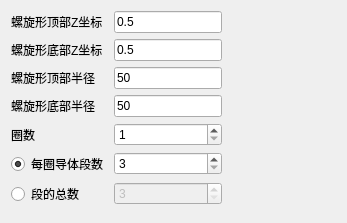
           <widget class="QWidget" name="tab_3">
            <attribute name="title">
             <string>螺旋形</string>
            </attribute>
            <layout class="QGridLayout" name="gridLayout_17">
             <item row="0" column="0">
              <layout class="QGridLayout" name="gridLayout_16">
               <item row="0" column="0">
                <widget class="QLabel" name="label_42">
                 <property name="text">
                  <string>螺旋形顶部Z坐标</string>
                 </property>
                </widget>
               </item>
               <item row="0" column="1">
                <widget class="QLineEdit" name="lineEdit3_3_Z0">
                 <property name="text">
                  <string>0.5</string>
                 </property>
                </widget>
               </item>
               <item row="1" column="0">
                <widget class="QLabel" name="label_43">
                 <property name="text">
                  <string>螺旋形底部Z坐标</string>
                 </property>
                </widget>
               </item>
               <item row="1" column="1">
                <widget class="QLineEdit" name="lineEdit3_3_Z1">
                 <property name="text">
                  <string>0.5</string>
                 </property>
                </widget>
               </item>
               <item row="2" column="0">
                <widget class="QLabel" name="label_44">
                 <property name="text">
                  <string>螺旋形顶部半径</string>
                 </property>
                </widget>
               </item>
               <item row="2" column="1">
                <widget class="QLineEdit" name="lineEdit3_3_R0">
                 <property name="text">
                  <string>50</string>
                 </property>
                </widget>
               </item>
               <item row="3" column="0">
                <widget class="QLabel" name="label_45">
                 <property name="text">
                  <string>螺旋形底部半径</string>
                 </property>
                </widget>
               </item>
               <item row="3" column="1">
                <widget class="QLineEdit" name="lineEdit3_3_R1">
                 <property name="text">
                  <string>50</string>
                 </property>
                </widget>
               </item>
               <item row="4" column="0">
                <widget class="QLabel" name="label_46">
                 <property name="text">
                  <string>圈数</string>
                 </property>
                </widget>
               </item>
               <item row="5" column="0">
                <widget class="QRadioButton" name="radioButton3_3_NM">
                 <property name="text">
                  <string>每圈导体段数</string>
                 </property>
                 <property name="checked">
                  <bool>true</bool>
                 </property>
                </widget>
               </item>
               <item row="6" column="0">
                <widget class="QRadioButton" name="radioButton3_3_N">
                 <property name="text">
                  <string>段的总数</string>
                 </property>
                </widget>
               </item>
               <item row="4" column="1">
                <widget class="QSpinBox" name="spinBox3_3_M">
                 <property name="minimum">
                  <number>1</number>
                 </property>
                 <property name="value">
                  <number>1</number>
                 </property>
                </widget>
               </item>
               <item row="5" column="1">
                <widget class="QSpinBox" name="spinBox3_3_NM">
                 <property name="minimum">
                  <number>3</number>
                 </property>
                </widget>
               </item>
               <item row="6" column="1">
                <widget class="QSpinBox" name="spinBox3_3_N">
                 <property name="enabled">
                  <bool>false</bool>
                 </property>
                 <property name="minimum">
                  <number>3</number>
                 </property>
                </widget>
               </item>
              </layout>
             </item>
             <item row="0" column="1">
              <spacer name="horizontalSpacer_7">
               <property name="orientation">
                <enum>Qt::Horizontal</enum>
               </property>
               <property name="sizeHint" stdset="0">
                <size>
                 <width>114</width>
                 <height>20</height>
                </size>
               </property>
              </spacer>
             </item>
             <item row="1" column="0">
              <spacer name="verticalSpacer_11">
               <property name="orientation">
                <enum>Qt::Vertical</enum>
               </property>
               <property name="sizeHint" stdset="0">
                <size>
                 <width>20</width>
                 <height>6</height>
                </size>
               </property>
              </spacer>
             </item>
            </layout>
           </widget>
